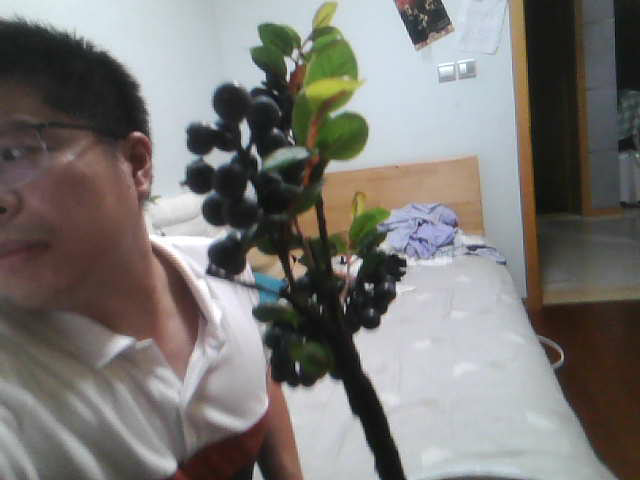
#> input picture blueberry_picking_ws/datasets/blueberry/images/b1_frame_0005.png, 640 x 480 px; its folder holds only this picture in this run
$ python annotate_blueberry.py
#> lines starting #> are read from the running program, lines starting #| are printed output that depends on the picture
#!/usr/bin/env python3
"""Local YOLO bbox annotator for blueberries (class 0 = blueberry).

Usage:
  python3 scripts/annotate_blueberry.py
  python3 scripts/annotate_blueberry.py --images datasets/blueberry/images

Workflow (faster):
  bash scripts/run_prelabel_blueberry.sh --overwrite
  bash scripts/run_annotate_blueberry.sh    # review / fix / confirm

Controls:
  Mouse drag     Draw new bbox
  Click box      Select box (yellow)
  x / Del        Delete selected box
  c              Clear all boxes on this image
  u              Undo last box
  s              Save labels and next image
  a / Left       Previous image
  d / Right      Next image (auto-save)
  q / Esc        Quit
"""

from __future__ import annotations

import argparse
import glob
import os
from dataclasses import dataclass
from typing import List, Tuple

import cv2
import numpy as np

CLASS_ID = 0
CLASS_NAME = 'blueberry'
WIN = 'annotate_blueberry'


@dataclass
class Box:
    x0: int
    y0: int
    x1: int
    y1: int

    # [13 lines left out: functions normalized, draw, not called in this run]


class Annotator:
    def __init__(self, image_dir: str, label_dir: str) -> None:
        self.image_dir = image_dir
        self.label_dir = label_dir
        os.makedirs(self.label_dir, exist_ok=True)
        exts = ('*.png', '*.jpg', '*.jpeg', '*.bmp')
        paths: List[str] = []
        for ext in exts:
            paths.extend(glob.glob(os.path.join(image_dir, ext)))
        self.paths = sorted(paths)
        if not self.paths:
            raise SystemExit(f'No images in {image_dir}')
        self.idx = 0
        self.boxes: List[Box] = []
        self._selected: int | None = None
        self._drag_start: Tuple[int, int] | None = None
        self._drag_end: Tuple[int, int] | None = None
        self._base: np.ndarray | None = None

    def _label_path(self, image_path: str) -> str:
        stem = os.path.splitext(os.path.basename(image_path))[0]
        return os.path.join(self.label_dir, f'{stem}.txt')

    def _load_boxes(self, image_path: str, w: int, h: int) -> List[Box]:
        lp = self._label_path(image_path)
        if not os.path.isfile(lp):
            return []
        boxes: List[Box] = []
        with open(lp, encoding='utf-8') as f:
            for line in f:
                parts = line.strip().split()
                if len(parts) < 5:
                    continue
                _, cx, cy, bw, bh = parts[:5]
                cx, cy, bw, bh = map(float, (cx, cy, bw, bh))
                x0 = int((cx - bw / 2) * w)
                y0 = int((cy - bh / 2) * h)
                x1 = int((cx + bw / 2) * w)
                y1 = int((cy + bh / 2) * h)
                boxes.append(Box(x0, y0, x1, y1))
        return boxes

    def _save_boxes(self, image_path: str) -> None:
        if self._base is None:
            return
        h, w = self._base.shape[:2]
        lp = self._label_path(image_path)
        with open(lp, 'w', encoding='utf-8') as f:
            for b in self.boxes:
                cx, cy, bw, bh = b.normalized(w, h)
                f.write(f'{CLASS_ID} {cx:.6f} {cy:.6f} {bw:.6f} {bh:.6f}\n')
        print(f'[save] {lp} ({len(self.boxes)} boxes)')

    def _load_image(self) -> None:
        path = self.paths[self.idx]
        bgr = cv2.imread(path)
#> bgr is the input picture: shape (480, 640, 3); mean B, G, R 116.9, 119.8, 122.4
        if bgr is None:
            raise SystemExit(f'Failed to read {path}')
        self._base = bgr
        h, w = bgr.shape[:2]
#> h = 480; w = 640
        self.boxes = self._load_boxes(path, w, h)
#> self.boxes = []
        self._selected = None
        self._drag_start = None
        self._drag_end = None
        if self.boxes:
            print(f'[load] {os.path.basename(path)}: {len(self.boxes)} pre-label(s)')

    # [13 lines left out: functions _hit_box, _delete_selected, not called in this run]

    def _render(self) -> np.ndarray:
        assert self._base is not None
        vis = self._base.copy()
        for i, b in enumerate(self.boxes):
            color = (0, 255, 255) if i == self._selected else (0, 255, 0)
            thick = 3 if i == self._selected else 2
            b.draw(vis, color, thick)
        if self._drag_start and self._drag_end:
            Box(self._drag_start[0], self._drag_start[1],
                self._drag_end[0], self._drag_end[1]).draw(vis, (0, 200, 255), 2)
        title = f'[{self.idx + 1}/{len(self.paths)}] {os.path.basename(self.paths[self.idx])}'
        cv2.putText(vis, title, (8, 24), cv2.FONT_HERSHEY_SIMPLEX, 0.6, (255, 255, 255), 2, cv2.LINE_AA)
        cv2.putText(
            vis, 'review: click select | drag add | x del | c clear | s/d next | a prev | q quit',
            (8, vis.shape[0] - 12), cv2.FONT_HERSHEY_SIMPLEX, 0.45, (200, 200, 200), 1, cv2.LINE_AA)
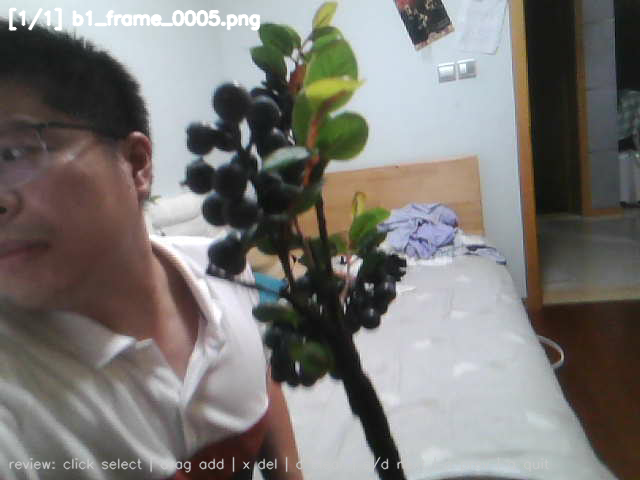
#> vis: shape (480, 640, 3); mean B, G, R 117.5, 120.5, 123.1
        return vis

    # [18 lines left out: function _on_mouse, not called in this run]

    def run(self) -> None:
        cv2.namedWindow(WIN, cv2.WINDOW_NORMAL)
        cv2.setMouseCallback(WIN, self._on_mouse)
        self._load_image()
        while True:
            cv2.imshow(WIN, self._render())
            key = cv2.waitKey(20) & 0xFF
#> (key q is pressed here)
            if key in (ord('q'), 27):
                self._save_boxes(self.paths[self.idx])
#| [save] blueberry_picking_ws/datasets/blueberry/labels/b1_frame_0005.txt (0 boxes)
                break
            if key in (ord('x'), 127, 8):  # x, delete, backspace
                self._delete_selected()
            if key == ord('c'):
                self.boxes.clear()
                self._selected = None
            if key == ord('u') and self.boxes:
                self.boxes.pop()
                self._selected = None
            if key in (ord('s'), ord('d'), 83):  # s, d, right arrow
                self._save_boxes(self.paths[self.idx])
                if self.idx < len(self.paths) - 1:
                    self.idx += 1
                    self._load_image()
                elif key == ord('s'):
                    print('[done] last image saved')
            if key in (ord('a'), 81) and self.idx > 0:  # a, left arrow
                self._save_boxes(self.paths[self.idx])
                self.idx -= 1
                self._load_image()
        cv2.destroyAllWindows()


def main() -> int:
    root = os.path.abspath(os.path.join(os.path.dirname(__file__), '..'))
    parser = argparse.ArgumentParser(description=__doc__,
                                     formatter_class=argparse.RawDescriptionHelpFormatter)
    parser.add_argument('--images', default=os.path.join(root, 'datasets', 'blueberry', 'images'))
    parser.add_argument('--labels', default=os.path.join(root, 'datasets', 'blueberry', 'labels'))
    args = parser.parse_args()
    Annotator(args.images, args.labels).run()
    return 0


if __name__ == '__main__':
    raise SystemExit(main())
#> (the program exits here)
